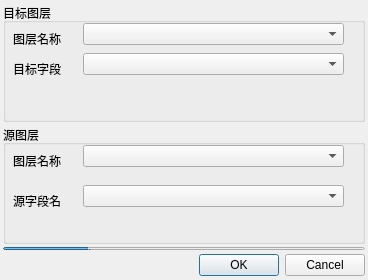
<?xml version="1.0" encoding="UTF-8"?>
<ui version="4.0">
 <class>qgsDataInqueryDialogBase</class>
 <widget class="QDialog" name="qgsDataInqueryDialogBase">
  <property name="geometry">
   <rect>
    <x>0</x>
    <y>0</y>
    <width>368</width>
    <height>280</height>
   </rect>
  </property>
  <property name="minimumSize">
   <size>
    <width>368</width>
    <height>280</height>
   </size>
  </property>
  <property name="maximumSize">
   <size>
    <width>368</width>
    <height>280</height>
   </size>
  </property>
  <property name="windowTitle">
   <string>数据获取</string>
  </property>
  <layout class="QVBoxLayout" name="verticalLayout">
   <property name="spacing">
    <number>3</number>
   </property>
   <property name="leftMargin">
    <number>3</number>
   </property>
   <property name="topMargin">
    <number>3</number>
   </property>
   <property name="rightMargin">
    <number>3</number>
   </property>
   <property name="bottomMargin">
    <number>3</number>
   </property>
   <item>
    <widget class="QGroupBox" name="groupBox">
     <property name="title">
      <string>目标图层</string>
     </property>
     <widget class="QLabel" name="label">
      <property name="geometry">
       <rect>
        <x>10</x>
        <y>30</y>
        <width>54</width>
        <height>12</height>
       </rect>
      </property>
      <property name="text">
       <string>图层名称</string>
      </property>
     </widget>
     <widget class="QComboBox" name="mComboTargetField">
      <property name="geometry">
       <rect>
        <x>80</x>
        <y>50</y>
        <width>261</width>
        <height>22</height>
       </rect>
      </property>
     </widget>
     <widget class="QLabel" name="label_2">
      <property name="geometry">
       <rect>
        <x>10</x>
        <y>60</y>
        <width>54</width>
        <height>12</height>
       </rect>
      </property>
      <property name="text">
       <string>目标字段</string>
      </property>
     </widget>
     <widget class="QComboBox" name="mComboTargetLyr">
      <property name="geometry">
       <rect>
        <x>80</x>
        <y>20</y>
        <width>261</width>
        <height>22</height>
       </rect>
      </property>
      <property name="editable">
       <bool>false</bool>
      </property>
      <property name="placeholderText">
       <string>选择需要获取数据的图层</string>
      </property>
     </widget>
    </widget>
   </item>
   <item>
    <widget class="QGroupBox" name="groupBox_2">
     <property name="title">
      <string>源图层</string>
     </property>
     <widget class="QComboBox" name="mComboSrcLyr">
      <property name="geometry">
       <rect>
        <x>80</x>
        <y>20</y>
        <width>261</width>
        <height>22</height>
       </rect>
      </property>
     </widget>
     <widget class="QComboBox" name="mComboSrcField">
      <property name="geometry">
       <rect>
        <x>80</x>
        <y>60</y>
        <width>261</width>
        <height>22</height>
       </rect>
      </property>
     </widget>
     <widget class="QLabel" name="label_3">
      <property name="geometry">
       <rect>
        <x>10</x>
        <y>30</y>
        <width>54</width>
        <height>12</height>
       </rect>
      </property>
      <property name="text">
       <string>图层名称</string>
      </property>
     </widget>
     <widget class="QLabel" name="label_4">
      <property name="geometry">
       <rect>
        <x>10</x>
        <y>70</y>
        <width>54</width>
        <height>12</height>
       </rect>
      </property>
      <property name="text">
       <string>源字段名</string>
      </property>
     </widget>
    </widget>
   </item>
   <item>
    <widget class="QProgressBar" name="mProgressBar">
     <property name="minimumSize">
      <size>
       <width>0</width>
       <height>3</height>
      </size>
     </property>
     <property name="maximumSize">
      <size>
       <width>16777215</width>
       <height>3</height>
      </size>
     </property>
     <property name="value">
      <number>24</number>
     </property>
     <property name="textVisible">
      <bool>false</bool>
     </property>
    </widget>
   </item>
   <item>
    <layout class="QHBoxLayout" name="_2">
     <property name="spacing">
      <number>6</number>
     </property>
     <property name="sizeConstraint">
      <enum>QLayout::SetFixedSize</enum>
     </property>
     <property name="leftMargin">
      <number>0</number>
     </property>
     <property name="topMargin">
      <number>0</number>
     </property>
     <property name="rightMargin">
      <number>0</number>
     </property>
     <property name="bottomMargin">
      <number>0</number>
     </property>
     <item>
      <spacer name="spacer">
       <property name="orientation">
        <enum>Qt::Horizontal</enum>
       </property>
       <property name="sizeHint" stdset="0">
        <size>
         <width>131</width>
         <height>24</height>
        </size>
       </property>
      </spacer>
     </item>
     <item>
      <widget class="QPushButton" name="okButton">
       <property name="text">
        <string>OK</string>
       </property>
      </widget>
     </item>
     <item>
      <widget class="QPushButton" name="cancelButton">
       <property name="text">
        <string>Cancel</string>
       </property>
      </widget>
     </item>
    </layout>
   </item>
  </layout>
 </widget>
 <resources/>
 <connections>
  <connection>
   <sender>okButton</sender>
   <signal>clicked()</signal>
   <receiver>qgsDataInqueryDialogBase</receiver>
   <slot>accept()</slot>
   <hints>
    <hint type="sourcelabel">
     <x>278</x>
     <y>253</y>
    </hint>
    <hint type="destinationlabel">
     <x>96</x>
     <y>254</y>
    </hint>
   </hints>
  </connection>
  <connection>
   <sender>cancelButton</sender>
   <signal>clicked()</signal>
   <receiver>qgsDataInqueryDialogBase</receiver>
   <slot>reject()</slot>
   <hints>
    <hint type="sourcelabel">
     <x>369</x>
     <y>253</y>
    </hint>
    <hint type="destinationlabel">
     <x>179</x>
     <y>282</y>
    </hint>
   </hints>
  </connection>
 </connections>
</ui>
